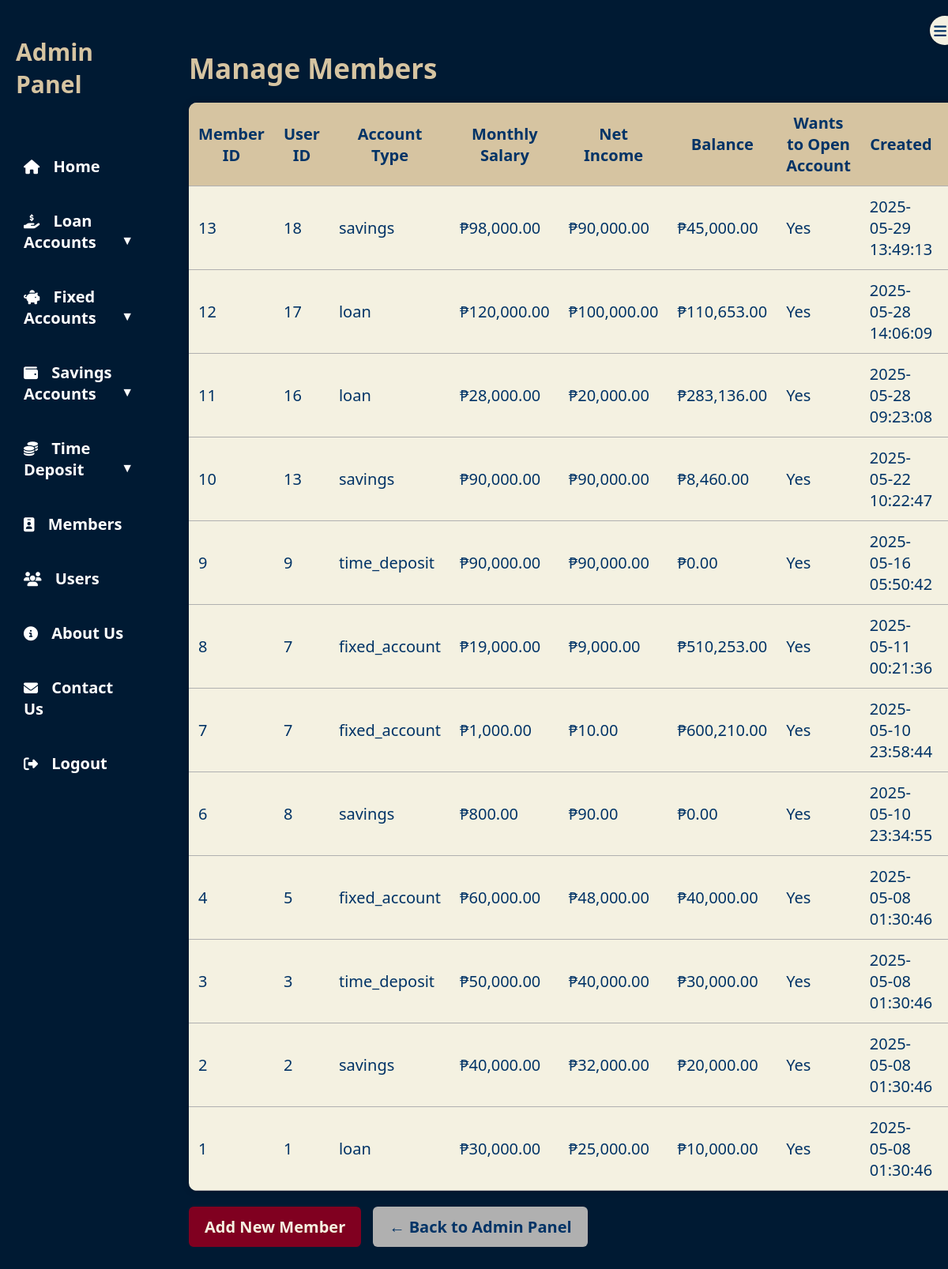
Page /member_Page.php (signed in) on the committed database.
### tables this page shows
CREATE TABLE `MEMBER_PROFILE` (
  `member_id` int(11) NOT NULL,
  `user_id` int(11) NOT NULL,
  `account_type` enum('loan','savings','time_deposit','fixed_account') NOT NULL,
  `Balance` int(11) NOT NULL,
  `monthly_salary` decimal(10,2) DEFAULT NULL,
  `net_income` decimal(10,2) DEFAULT NULL,
  `wants_to_open_account` tinyint(1) DEFAULT 1,
  `created_at` timestamp NOT NULL DEFAULT current_timestamp()
);

### public/member_Page.php (the view, shortened to what this page needs)
<?php
require_once __DIR__ . '/../includes/db.php';
$query = "SELECT * FROM MEMBER_PROFILE ORDER BY created_at DESC";
$result = $conn->query($query);
?>
<!DOCTYPE html>
<html lang="en">
<head>
  <link rel="stylesheet" href="assets/css/admincss.css" />
  <link rel="stylesheet" href="https://cdnjs.cloudflare.com/ajax/libs/font-awesome/6.4.0/css/all.min.css" />
</head>
<body>
<div class="admin-container">
<nav class="sidebar" id="sidebar">
    <div class="toggle-btn" onclick="toggleSidebar()">
        <i class="fas fa-bars"></i>
    </div>
    <h2>Admin Panel</h2>
    <ul>
        <li><a href="adminPanel.php"><i class="fas fa-home"></i><span> Home</span></a></li>
        <li class="dropdown">
            <a href="#" class="dropdown-btn"><i class="fas fa-hand-holding-usd"></i><span> Loan Accounts</span></a>
        </li>
        <li class="dropdown">
            <a href="#" class="dropdown-btn"><i class="fas fa-piggy-bank"></i><span> Fixed Accounts</span></a>
        </li>
        <li class="dropdown">
            <a href="#" class="dropdown-btn"><i class="fas fa-wallet"></i><span> Savings Accounts</span></a>
        </li>
        <li class="dropdown">
            <a href="#" class="dropdown-btn"><i class="fas fa-coins"></i><span> Time Deposit</span></a>
        </li>
        <li><a href="member_Page.php"><i class="fas fa-id-badge"></i><span> Members</span></a></li>
        <li><a href="user_Page.php"><i class="fas fa-users"></i><span> Users</span></a></li>
        <li><a href="about_Page.php"><i class="fas fa-info-circle"></i><span> About Us</span></a></li>
        <li><a href="contact_Page.php"><i class="fas fa-envelope"></i><span> Contact Us</span></a></li>
        <li>
            <a href="logout.php" onclick="return confirm('Are you sure you want to logout?');">
                <i class="fas fa-sign-out-alt"></i><span> Logout</span>
            </a>
        </li>
    </ul>
</nav>
<main class="main-content">
  <h1>Manage Members</h1>
  <table>
    <thead>
      <tr>
        <th>Member ID</th>
        <th>User ID</th>
        <th>Account Type</th>
        <th>Monthly Salary</th>
        <th>Net Income</th>
        <th>Balance</th>
        <th>Wants to Open Account</th>
        <th>Created</th>
        <th>Actions</th>
      </tr>
    </thead>
    <tbody>
      <?php while ($row = $result->fetch_assoc()): ?>
      <tr>
        <td><?= $row['member_id'] ?></td>
        <td><?= $row['user_id'] ?></td>
        <td><?= $row['account_type'] ?></td>
        <td>₱<?= number_format($row['monthly_salary'], 2) ?></td>
        <td>₱<?= number_format($row['net_income'], 2) ?></td>
        <td>₱<?= number_format($row['Balance'], 2) ?></td>
        <td><?= $row['wants_to_open_account'] ? 'Yes' : 'No' ?></td>
        <td><?= $row['created_at'] ?></td>
        <td>
        </td>
      </tr>
      <?php endwhile; ?>
    </tbody>
  </table>
  <a href="add_Member.php" class="login-btn">Add New Member</a>
  <a href="adminPanel.php" class="login-btn" style="background-color: var(--gray); color: var(--navy);">← Back to Admin Panel</a>
</main>
</div>
</body>
</html>

### public/assets/css/admincss.css (style rules this page uses)
:root { --navy: #003366; --yellowish: #D6C4A1; --gray: #B0B0B0; --burgundy: #800020; --cream: #F4F1E1; --dark-bg: #001A33; --hover-highlight: #D6C4A1; }
body { margin: 0; font-family: "Segoe UI", sans-serif; font-size: 20px; background-color: var(--navy); color: var(--cream); height: 100vh; display: flex; }
.admin-container { display: flex; width: 100%; }
.sidebar { width: 260px; background-color: var(--dark-bg); padding: 20px; display: flex; flex-direction: column; height: 100vh; transition: width 0.3s ease-in-out; overflow: hidden; box-shadow: 2px 0 10px rgba(0,0,0,0.3); }
.sidebar h2 { color: var(--yellowish); font-size: 30px; margin-bottom: 40px; transition: opacity 0.3s; }
.sidebar ul { list-style: none; padding: 0; }
.sidebar li { margin-bottom: 22px; position: relative; }
.sidebar a { color: var(--cream); text-decoration: none; font-weight: bold; display: flex; align-items: center; padding: 10px; border-radius: 8px; transition: background-color 0.2s, transform 0.2s; }
.sidebar i { margin-right: 12px; font-size: 18px; transition: margin 0.3s; }
.toggle-btn { position: absolute; top: 20px; right: -15px; background-color: var(--cream); color: var(--navy); border-radius: 50%; padding: 5px; cursor: pointer; box-shadow: 0 0 5px rgba(0,0,0,0.2); transition: background 0.3s; }
.main-content h1 { font-size: 35px; margin-bottom: 10px; color: var(--yellowish); }
.main-content { flex-grow: 1; padding: 40px; background-color: #002244; transition: margin-left 0.3s ease; }
.main-content h1 { font-size: 32px; margin-bottom: 20px; color: var(--yellowish); }
.sidebar ul .dropdown > a:after { content: " ▼"; float: right; font-size: 0.8em; }
.sidebar ul li a { display: block; padding: 10px; color: #fff; text-decoration: none; }

### public/member_Page.php (style rules this page uses)
:root { --navy: #003366; --yellowish: #D6C4A1; --gray: #B0B0B0; --burgundy: #800020; --cream: #F4F1E1; }
body { background-color: var(--navy); color: var(--cream); display: flex; height: 100vh; }
.main-content { flex-grow: 1; padding: 40px; background-color: #001a33; overflow-y: auto; }
.main-content h1 { font-size: 35px; margin-bottom: 20px; color: var(--yellowish); }
table { width: 100%; border-collapse: collapse; background-color: var(--cream); color: var(--navy); border-radius: 10px; overflow: hidden; box-shadow: 0 0 10px rgba(0,0,0,0.2); }
thead { background-color: var(--yellowish); }
th, td { padding: 12px; border-bottom: 1px solid var(--gray); }
.login-btn { display: inline-block; padding: 12px 20px; background-color: var(--burgundy); color: var(--cream); text-decoration: none; font-weight: bold; border-radius: 6px; margin-top: 20px; margin-right: 10px; transition: 0.3s; }

### rows in the picture
member_profile: member_id "13", user "18", account_type "savings", monthly_salary "98,000.00", net_income "90,000.00", Balance "45,000.00", wants_to_open_account "Yes", created_at "2025-05-29 13:49:13"
member_profile: member_id "12", user "17", account_type "loan", monthly_salary "120,000.00", net_income "100,000.00", Balance "110,653.00", wants_to_open_account "Yes", created_at "2025-05-28 14:06:09"
member_profile: member_id "11", user "16", account_type "loan", monthly_salary "28,000.00", net_income "20,000.00", Balance "283,136.00", wants_to_open_account "Yes", created_at "2025-05-28 09:23:08"
member_profile: member_id "10", user "13", account_type "savings", monthly_salary "90,000.00", net_income "90,000.00", Balance "8,460.00", wants_to_open_account "Yes", created_at "2025-05-22 10:22:47"
member_profile: member_id "9", user "9", account_type "time_deposit", monthly_salary "90,000.00", net_income "90,000.00", Balance "0.00", wants_to_open_account "Yes", created_at "2025-05-16 05:50:42"
member_profile: member_id "8", user "7", account_type "fixed_account", monthly_salary "19,000.00", net_income "9,000.00", Balance "510,253.00", wants_to_open_account "Yes", created_at "2025-05-11 00:21:36"
member_profile: member_id "7", user "7", account_type "fixed_account", monthly_salary "1,000.00", net_income "10.00", Balance "600,210.00", wants_to_open_account "Yes", created_at "2025-05-10 23:58:44"
member_profile: member_id "6", user "8", account_type "savings", monthly_salary "800.00", net_income "90.00", Balance "0.00", wants_to_open_account "Yes", created_at "2025-05-10 23:34:55"
member_profile: member_id "4", user "5", account_type "fixed_account", monthly_salary "60,000.00", net_income "48,000.00", Balance "40,000.00", wants_to_open_account "Yes", created_at "2025-05-08 01:30:46"
member_profile: member_id "3", user "3", account_type "time_deposit", monthly_salary "50,000.00", net_income "40,000.00", Balance "30,000.00", wants_to_open_account "Yes", created_at "2025-05-08 01:30:46"
member_profile: member_id "2", user "2", account_type "savings", monthly_salary "40,000.00", net_income "32,000.00", Balance "20,000.00", wants_to_open_account "Yes", created_at "2025-05-08 01:30:46"
member_profile: member_id "1", user "1", account_type "loan", monthly_salary "30,000.00", net_income "25,000.00", Balance "10,000.00", wants_to_open_account "Yes", created_at "2025-05-08 01:30:46"
